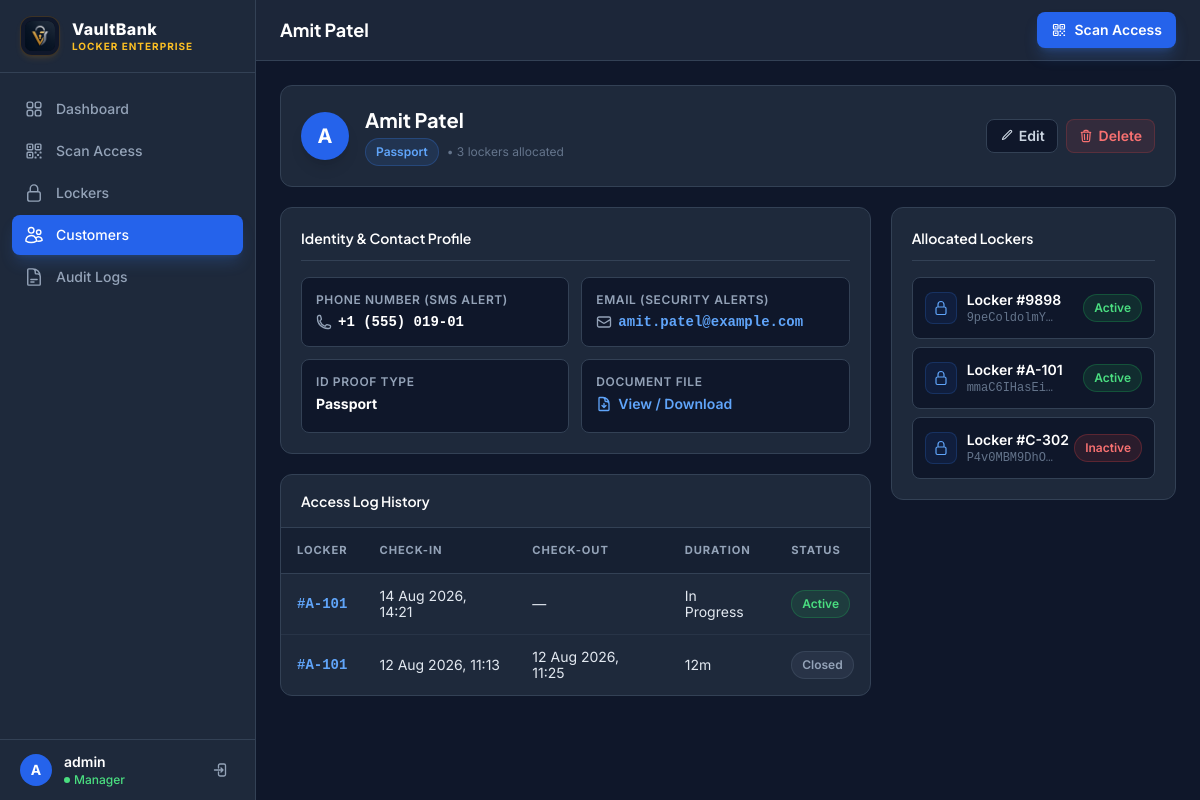
The page /customers/3/ (signed in) on the database its author committed.
### lockers/models.py (models this page shows, shortened)
class Customer(models.Model):
    ID_PROOF_CHOICES = [
        ('aadhaar', 'Aadhaar Card'),
        ('pan', 'PAN Card'),
        ('passport', 'Passport'),
        ('voter_id', 'Voter ID'),
        ('driving_license', 'Driving License'),
    ]
    name = models.CharField(max_length=200)
    phone_number = models.CharField(max_length=20, blank=True, null=True, help_text="Phone number for SMS/WhatsApp alerts")
    email = models.EmailField(blank=True, null=True, help_text="Email address for access notifications")
    id_proof_type = models.CharField(max_length=50, choices=ID_PROOF_CHOICES)
    id_proof_file = models.FileField(upload_to='id_proofs/')
    def get_lockers(self):
        return Locker.objects.filter(locker_users__customer=self)
    class Meta:
        ordering = ['name']

class AccessLog(models.Model):
    locker = models.ForeignKey(Locker, on_delete=models.CASCADE, related_name='access_logs')
    customer = models.ForeignKey(Customer, on_delete=models.CASCADE, related_name='access_logs')
    check_in_time = models.DateTimeField(auto_now_add=True)
    check_out_time = models.DateTimeField(null=True, blank=True)
    class Meta:
        ordering = ['-check_in_time']
    def duration(self):
        if self.check_out_time:
            delta = self.check_out_time - self.check_in_time
            minutes = int(delta.total_seconds() // 60)
            hours = minutes // 60
            mins = minutes % 60
            if hours:
                return f"{hours}h {mins}m"
            return f"{mins}m"
        return "In Progress"

class Locker(models.Model):
    PAYMENT_STATUS_CHOICES = [
        ('paid', 'Paid'),
        ('pending', 'Pending Payment'),
        ('overdue', 'Payment Overdue'),
    ]
    locker_number = models.CharField(max_length=20, unique=True)
    token = models.CharField(
        max_length=100, unique=True,
        default=generate_locker_token,
        editable=False,   # shown read-only in admin/forms
    )
    is_active = models.BooleanField(default=True)
    annual_fee = models.DecimalField(max_digits=10, decimal_places=2, default=500.00, help_text="Annual rent fee")
    lease_start_date = models.DateField(null=True, blank=True, help_text="Start date of lease agreement")
    lease_end_date = models.DateField(null=True, blank=True, help_text="Expiration date of lease agreement")
    payment_status = models.CharField(max_length=20, choices=PAYMENT_STATUS_CHOICES, default='paid')
    class Meta:
        ordering = ['locker_number']

### lockers/views.py (the view)
# urls.py: path('customers/<int:pk>/', views.customer_detail, name='customer_detail'),
@login_required
def customer_detail(request, pk):
    customer = get_object_or_404(Customer, pk=pk)
    lockers = customer.get_lockers()
    logs = AccessLog.objects.filter(customer=customer).select_related('locker')[:20]
    return render(request, 'lockers/customer_detail.html', {
        'customer': customer,
        'lockers': lockers,
        'logs': logs,
    })

### templates/lockers/customer_detail.html (shortened to what this page needs)
{% extends 'lockers/base.html' %}
{% block page_title %}{{ customer.name }}{% endblock %}
{% block content %}
<div class="space-y-5">
  <div class="bg-[#1E293B] border border-[#334155] rounded-xl p-5 flex flex-col sm:flex-row justify-between items-start sm:items-center gap-4">
    <div class="flex items-center gap-4">
      <div class="w-12 h-12 rounded-full bg-blue-600 text-white font-bold text-xl flex items-center justify-center shadow-lg">{{ customer.name|first|upper }}</div>
      <div>
        <h2 class="text-xl font-bold text-white">{{ customer.name }}</h2>
        <div class="flex items-center gap-2 mt-1 flex-wrap">
          <span class="badge-blue">{{ customer.get_id_proof_type_display }}</span>
          <span class="text-xs text-slate-500">&bull; {{ lockers|length }} locker{{ lockers|length|pluralize }} allocated</span>
        </div>
      </div>
    </div>
    <div class="flex items-center gap-2">
      <a href="{% url 'customer_edit' customer.pk %}" class="inline-flex items-center gap-1.5 px-3 py-1.5 rounded-lg bg-[#0F172A] hover:bg-slate-800 text-slate-300 text-sm font-semibold border border-[#334155] transition-colors">
        Edit
      </a>
      <a href="{% url 'customer_delete' customer.pk %}" class="inline-flex items-center gap-1.5 px-3 py-1.5 rounded-lg bg-red-500/10 hover:bg-red-600 text-red-400 hover:text-white text-sm font-semibold border border-red-500/20 transition-colors">
        Delete
      </a>
    </div>
  </div>
  <div class="grid grid-cols-1 lg:grid-cols-3 gap-5">
    <div class="lg:col-span-2 space-y-5">
      <div class="bg-[#1E293B] border border-[#334155] rounded-xl p-5 space-y-4">
        <h3 class="text-sm font-semibold text-white border-b border-[#334155] pb-3">Identity &amp; Contact Profile</h3>
        <div class="grid grid-cols-1 sm:grid-cols-2 gap-3">
          <div class="bg-[#0F172A] p-3.5 rounded-lg border border-[#334155]">
            <p class="text-xs font-semibold text-slate-400 uppercase tracking-wider">Phone Number (SMS Alert)</p>
            <p class="text-sm font-bold text-white font-mono mt-1 flex items-center gap-1.5">
              {{ customer.phone_number|default:"Not configured" }}
            </p>
          </div>
          <div class="bg-[#0F172A] p-3.5 rounded-lg border border-[#334155]">
            <p class="text-xs font-semibold text-slate-400 uppercase tracking-wider">Email (Security Alerts)</p>
            <p class="text-sm font-bold text-blue-400 font-mono mt-1 flex items-center gap-1.5">
              {{ customer.email|default:"Not configured" }}
            </p>
          </div>
          <div class="bg-[#0F172A] p-3.5 rounded-lg border border-[#334155]">
            <p class="text-xs font-semibold text-slate-400 uppercase tracking-wider">ID Proof Type</p>
            <p class="text-sm font-bold text-white mt-1">{{ customer.get_id_proof_type_display }}</p>
          </div>
          <div class="bg-[#0F172A] p-3.5 rounded-lg border border-[#334155]">
            <p class="text-xs font-semibold text-slate-400 uppercase tracking-wider">Document File</p>
            {% if customer.id_proof_file %}
            <a href="{{ customer.id_proof_file.url }}" target="_blank" class="inline-flex items-center gap-1.5 text-sm font-semibold text-blue-400 hover:text-blue-300 mt-1 transition-colors">
              View / Download
            </a>
            {% else %}
            <p class="text-xs text-slate-500 italic mt-1">No document uploaded</p>
            {% endif %}
          </div>
        </div>
      </div>
      <div class="bg-[#1E293B] border border-[#334155] rounded-xl overflow-hidden">
        <div class="px-5 py-4 border-b border-[#334155]">
          <h3 class="text-sm font-semibold text-white">Access Log History</h3>
        </div>
        {% if logs %}
        <div class="overflow-x-auto">
          <table class="w-full vb-table">
            <thead><tr><th>Locker</th><th>Check-In</th><th>Check-Out</th><th>Duration</th><th>Status</th></tr></thead>
            <tbody>
              {% for log in logs %}
              <tr>
                <td><a href="{% url 'locker_detail' log.locker.pk %}" class="font-mono font-semibold text-blue-400 hover:text-blue-300 transition-colors">#{{ log.locker.locker_number }}</a></td>
                <td class="text-xs text-slate-400">{{ log.check_in_time|date:"d M Y, H:i" }}</td>
                <td class="text-xs text-slate-400">{{ log.check_out_time|date:"d M Y, H:i"|default:"—" }}</td>
                <td class="text-xs text-slate-300">{{ log.duration }}</td>
                <td>{% if log.check_out_time %}<span class="badge-slate">Closed</span>{% else %}<span class="badge-green">Active</span>{% endif %}</td>
              </tr>
              {% endfor %}
            </tbody>
          </table>
        </div>
        {% else %}
        <div class="px-5 py-10 text-center text-slate-500 text-sm">No access logs for this customer.</div>
        {% endif %}
      </div>
    </div>
    <div>
      <div class="bg-[#1E293B] border border-[#334155] rounded-xl p-5 space-y-4">
        <h3 class="text-sm font-semibold text-white border-b border-[#334155] pb-3">Allocated Lockers</h3>
        {% if lockers %}
        <div class="space-y-2">
          {% for locker in lockers %}
          <a href="{% url 'locker_detail' locker.pk %}" class="flex items-center justify-between p-3 rounded-lg bg-[#0F172A] border border-[#334155] hover:border-blue-500/40 transition-colors group">
            <div class="flex items-center gap-2.5">
              <div class="w-8 h-8 rounded-lg bg-blue-600/10 border border-blue-500/20 flex items-center justify-center">
              </div>
              <div>
                <p class="text-sm font-semibold text-white group-hover:text-blue-400 transition-colors">Locker #{{ locker.locker_number }}</p>
                <p class="text-xs text-slate-500 font-mono">{{ locker.token|truncatechars:12 }}</p>
              </div>
            </div>
            {% if locker.is_active %}<span class="badge-green">Active</span>{% else %}<span class="badge-red">Inactive</span>{% endif %}
          </a>
          {% endfor %}
        </div>
        {% else %}
        <p class="text-xs text-slate-500 italic text-center py-4">No lockers allocated.</p>
        {% endif %}
      </div>
    </div>
  </div>
</div>
{% endblock %}

### templates/lockers/base.html (shortened to what this page needs)
{% load static %}
<!DOCTYPE html>
<html lang="en" class="dark">
<head>
  <script src="https://cdn.tailwindcss.com"></script>
  <link href="https://cdn.jsdelivr.net/npm/flowbite@2.3.0/dist/flowbite.min.css" rel="stylesheet" />
  <link rel="stylesheet" href="{% static 'css/style.css' %}" />
  <link rel="stylesheet" href="{% static 'css/responsive.css' %}" />
</head>
<body class="bg-[#0F172A] text-slate-100 antialiased" x-data>
<aside id="sidebar"
  class="fixed inset-y-0 left-0 z-50 w-64 bg-[#1E293B] border-r border-[#334155] flex-col hidden lg:flex">
  <div class="flex items-center gap-3 px-5 py-4 border-b border-[#334155]">
    <img src="{% static 'img/logo.png' %}" alt="VaultBank Logo" class="w-10 h-10 rounded-xl object-contain bg-[#0F172A] border border-amber-500/20 p-1 shadow-md shadow-amber-500/10 shrink-0" />
    <div>
      <span class="font-extrabold text-base leading-tight tracking-wide text-white block">VaultBank</span>
      <span class="text-[10px] font-bold tracking-widest text-amber-400 uppercase block">Locker Enterprise</span>
    </div>
  </div>
  <nav class="flex-1 overflow-y-auto px-3 py-4 space-y-0.5">
    <a href="{% url 'dashboard' %}"
      class="group flex items-center gap-3 px-3 py-2.5 rounded-lg text-sm font-medium transition-all duration-150
      {% if request.resolver_match.url_name == 'dashboard' %}bg-blue-600 text-white shadow-lg shadow-blue-500/20{% else %}text-slate-400 hover:bg-slate-800 hover:text-slate-100{% endif %}">
      Dashboard
    </a>
    <a href="{% url 'scan_token' %}"
      class="group flex items-center gap-3 px-3 py-2.5 rounded-lg text-sm font-medium transition-all duration-150
      {% if request.resolver_match.url_name == 'scan_token' or request.resolver_match.url_name == 'scan_checkin' %}bg-blue-600 text-white shadow-lg shadow-blue-500/20{% else %}text-slate-400 hover:bg-slate-800 hover:text-slate-100{% endif %}">
      Scan Access
    </a>
    <a href="{% url 'locker_list' %}"
      class="group flex items-center gap-3 px-3 py-2.5 rounded-lg text-sm font-medium transition-all duration-150
      {% if 'locker' in request.resolver_match.url_name %}bg-blue-600 text-white shadow-lg shadow-blue-500/20{% else %}text-slate-400 hover:bg-slate-800 hover:text-slate-100{% endif %}">
      Lockers
    </a>
    <a href="{% url 'customer_list' %}"
      class="group flex items-center gap-3 px-3 py-2.5 rounded-lg text-sm font-medium transition-all duration-150
      {% if 'customer' in request.resolver_match.url_name %}bg-blue-600 text-white shadow-lg shadow-blue-500/20{% else %}text-slate-400 hover:bg-slate-800 hover:text-slate-100{% endif %}">
      Customers
    </a>
    <a href="{% url 'access_log' %}"
      class="group flex items-center gap-3 px-3 py-2.5 rounded-lg text-sm font-medium transition-all duration-150
      {% if request.resolver_match.url_name == 'access_log' %}bg-blue-600 text-white shadow-lg shadow-blue-500/20{% else %}text-slate-400 hover:bg-slate-800 hover:text-slate-100{% endif %}">
      Audit Logs
    </a>
  </nav>
  {% if user.is_authenticated %}
  <div class="px-3 py-3 border-t border-[#334155]">
    <div class="flex items-center gap-3 px-2">
      <div class="w-8 h-8 rounded-full bg-blue-600 text-white font-bold text-sm flex items-center justify-center shrink-0">
        {{ user.username|first|upper }}
      </div>
      <div class="flex-1 min-w-0">
        <p class="text-sm font-semibold text-white truncate">{{ user.username }}</p>
        <p class="text-xs text-green-400 font-medium flex items-center gap-1">
          <span class="dot-pulse text-green-400"></span> Manager
        </p>
      </div>
      <form method="POST" action="{% url 'logout' %}">
        <button type="submit" title="Sign Out"
          class="p-1.5 rounded-lg text-slate-400 hover:text-red-400 hover:bg-red-500/10 transition-colors">
        </button>
      </form>
    </div>
  </div>
  {% endif %}
</aside>
<div x-data="{ open: false }" @keydown.escape.window="open = false" id="mobileSidebarWrapper">
  <div class="lg:pl-64 flex flex-col min-h-screen">
    <header id="topbar" class="sticky top-0 z-30 bg-[#1E293B]/90 backdrop-blur border-b border-[#334155] px-4 sm:px-6 py-3 flex items-center justify-between gap-4">
      <div class="flex items-center gap-3">
        <h1 class="text-base sm:text-lg font-bold text-white">{% block page_title %}Dashboard{% endblock %}</h1>
      </div>
      <div class="flex items-center gap-2">
        <a href="{% url 'scan_token' %}"
          class="flex items-center gap-2 px-3.5 py-2 bg-blue-600 hover:bg-blue-700 text-white text-sm font-semibold rounded-lg shadow-lg shadow-blue-500/25 transition-colors">
          <span class="hidden sm:inline">Scan Access</span>
        </a>
      </div>
    </header>
    <main class="flex-1 p-4 sm:p-6">
      {% block content %}{% endblock %}
    </main>
  </div>
</div>
</body>
</html>

### static/css/style.css (style rules this page uses)
:root { --font-sans: 'Inter', system-ui, sans-serif; --font-heading: 'Plus Jakarta Sans', var(--font-sans); --color-bg: #0B1120; --color-surface: #1E293B; --color-surface-hover: #26354D; --color-border: #334155; --color-primary: #3B82F6; --color-primary-hover: #2563EB; }
*, *::before, *::after { box-sizing: border-box; }
html { scroll-behavior: smooth; color-scheme: dark; }
body { font-family: var(--font-sans); background-color: var(--color-bg); color: #F1F5F9; -webkit-font-smoothing: antialiased; -moz-osx-font-smoothing: grayscale; }
h1, h2, h3, h4, h5, h6 { font-family: var(--font-heading); }
.vb-table { width: 100%; text-align: left; border-collapse: separate; border-spacing: 0; }
.vb-table thead th { background-color: #162032; color: #94A3B8; font-size: 0.7rem; letter-spacing: 0.08em; text-transform: uppercase; font-weight: 700; padding: 0.875rem 1rem; border-bottom: 1px solid #334155; white-space: nowrap; }
.vb-table tbody td { padding: 0.875rem 1rem; border-bottom: 1px solid rgba(51, 65, 85, 0.5); color: #E2E8F0; font-size: 0.875rem; vertical-align: middle; }
.vb-table tbody tr { transition: background-color 0.12s ease; }
.vb-table tbody tr:last-child td { border-bottom: none; }
.badge-green { display: inline-flex; align-items: center; gap: 0.375rem; padding: 0.25rem 0.625rem; border-radius: 9999px; font-size: 0.75rem; font-weight: 600; background-color: rgba(34, 197, 94, 0.12); color: #4ADE80; border: 1px solid rgba(34, 197, 94, 0.25); }
.badge-red { display: inline-flex; align-items: center; gap: 0.375rem; padding: 0.25rem 0.625rem; border-radius: 9999px; font-size: 0.75rem; font-weight: 600; background-color: rgba(239, 68, 68, 0.12); color: #F87171; border: 1px solid rgba(239, 68, 68, 0.25); }
.badge-blue { display: inline-flex; align-items: center; gap: 0.375rem; padding: 0.25rem 0.625rem; border-radius: 9999px; font-size: 0.75rem; font-weight: 600; background-color: rgba(59, 130, 246, 0.12); color: #60A5FA; border: 1px solid rgba(59, 130, 246, 0.25); }
.badge-slate { display: inline-flex; align-items: center; gap: 0.375rem; padding: 0.25rem 0.625rem; border-radius: 9999px; font-size: 0.75rem; font-weight: 600; background-color: rgba(100, 116, 139, 0.15); color: #94A3B8; border: 1px solid rgba(100, 116, 139, 0.25); }
.dot-pulse { width: 6px; height: 6px; border-radius: 9999px; background-color: currentColor; display: inline-block; animation: pulse-ring 1.8s cubic-bezier(0.4, 0, 0.6, 1) infinite; }

### rows shown on the page
Customer: name "Amit Patel", name|first "A", id_proof_type "Passport", phone_number "+1 (555) 019-01", email "amit.patel@example.com"
AccessLog: locker.locker_number "A-101", check_in_time "14 Aug 2026, 14:21", check_out_time "—", duration "In Progress", shows "Active"
AccessLog: locker.locker_number "A-101", check_in_time "12 Aug 2026, 11:13", check_out_time "12 Aug 2026, 11:25", duration "12m", shows "Closed"
Locker: locker_number "9898", token "9peColdolmY…", is_active "Active"
Locker: locker_number "A-101", token "mmaC6IHasEi…", is_active "Active"
Locker: locker_number "C-302", token "P4v0MBM9DhO…", is_active "Inactive"

### other values the page prints
{{ user.username|first|upper }} "A"
{{ user.username }} "admin"
{{ lockers|length }} "3"
